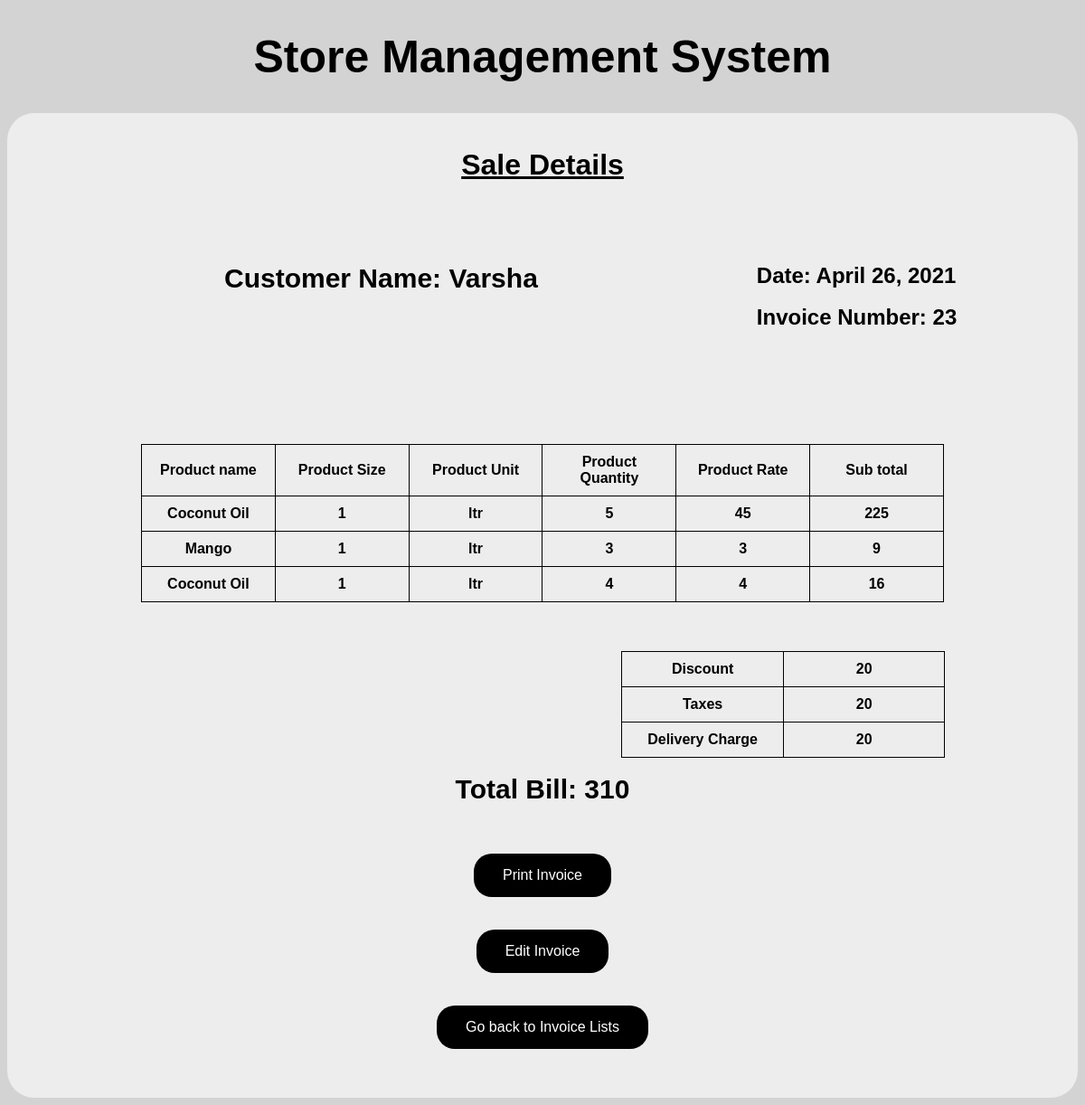
Screenshot of /invoice/23 with the database file from the repository.
### storedb/models.py (models this page shows, shortened)
class Invoice(models.Model):
    cust_name = models.CharField(max_length=30)
    date = models.DateField()
    inv_no = models.IntegerField()
    prod_name = models.CharField(max_length=30)
    prod_size = models.CharField(max_length=30)
    prod_unit = models.CharField(max_length=10)
    prod_quant = models.IntegerField()
    prod_rate = models.IntegerField()
    total = models.IntegerField()
    discount = models.IntegerField(default=0)
    taxes = models.IntegerField(default=0)
    delivery = models.IntegerField(default=0)

### storedb/views.py (the view)
# urls.py: path('invoice/<inv_no>', views.inv_details, name='inv_details'),
def inv_details(request, inv_no):
    inv = Invoice.objects.all().filter(inv_no=inv_no)
    inv_cust_name = inv[0].cust_name
    inv_date = inv[0].date
    inv_total = inv[0].total
    inv_no = inv[0].inv_no
    total = 0
    discount = inv[0].discount
    tax = inv[0].taxes
    delivery = inv[0].delivery
    for i in inv:
        total = i.total + total
    final_total = total+discount+tax+delivery
    context = {'inv': inv, 'inv_cust_name': inv_cust_name,
               'inv_date': inv_date, 'inv_total': inv_total,
               'inv_no': inv_no, 'total': final_total, 'discount':discount,
               'tax':tax, 'delivery':delivery}
    return render(request, 'inv_details.html', context)

### storedb/templates/inv_details.html (shortened to what this page needs)
{% extends "base.html" %}
{% block content %}
<h1><u><center>Sale Details</center> </u> </h1><br>
<div class="cname">
<label style="font-size:30px">Customer Name: {{inv_cust_name}}</label>
</div>
<div class="date">
    <label style="font-size:24px">Date: {{inv_date}}</label><br><br>
    <label style="font-size:24px">Invoice Number: {{inv_no}}</label><br><br>
</div>
<center>
<div class="content">
    <table>
        <tr>
            <td>Product name</td>
            <td>Product Size</td>
            <td>Product Unit</td>
            <td>Product Quantity</td>
            <td>Product Rate</td>
            <td>Sub total</td>
        </tr>
        {% for i in inv %}
        <tr>
            <td>{{i.prod_name}}</td>
            <td>{{i.prod_size}}</td>
            <td>{{i.prod_unit}}</td>
            <td>{{i.prod_quant}}</td>
            <td>{{i.prod_rate}}</td>
            <td>{{i.total}}</td>
        </tr>
        {% endfor %}
    </table><br><br><br>
<div class="table5">
    <table class="table4">
        <tr>
            <td>Discount</td>
            <td>{{discount}}</td>
        </tr>
        <tr>
            <td>Taxes</td>
            <td>{{tax}}</td>
        </tr>
        <tr>
            <td>Delivery Charge</td>
            <td>{{delivery}}</td>
        </tr>
    </table><br></div>
    <label style="font-size:30px">Total Bill: {{ total }}</label><br><br><br><br>
    <form action="./printinv/{{inv_no}}" method="post">
    <button type="submit">Print Invoice</button>
    </form>
    <br><br>
    <form action="{{inv_no}}/edit_inv" method="post">
    <button type="submit">Edit Invoice</button>
    </form><br><br>
    <form action="./toinvlists" method="post">
        <button type="submit">Go back to Invoice Lists</button>
    </form>
    <br><br><br>
</div>
</center>
{% endblock content %}

### storedb/templates/base.html (style rules this page uses)
html { background: #D3D3D3 ; font-family: Verdana, sans-serif; }
table, th, td { table-layout: fixed; border: 1px solid black; border-collapse: collapse; width: 70%; text-align: center; padding: 10px; }
button { background-color:black; border: medium; border-color: black; color: white; padding: 15px 32px; text-align: center; border-radius: 20px; font-size: 16px; }

### storedb/templates/inv_details.html (style rules this page uses)
table, th, td { border: 1px solid black; border-collapse: collapse; width: 75%; text-align: center; padding: 10px; }
.cname { width: 30%; float: left; height:200px; padding-left: 240px; padding-top: 50px;  }
.date { width: 30%; float:right; padding-top: 50px;  }
.content { padding-top: 250px; }
.table4 { width:55%; }
.table4 td { width:30%; }
.table5 { padding-left:45%; }

### rows the page displays
Invoice: cust_name "Varsha", date "April 26, 2021", prod_name "Coconut Oil", prod_size "1", prod_unit "ltr", prod_quant "5", prod_rate "45", total "225"
Invoice: prod_name "Mango", prod_size "1", prod_unit "ltr", prod_quant "3", prod_rate "3", total "9"
Invoice: prod_name "Coconut Oil", prod_size "1", prod_unit "ltr", prod_quant "4", prod_rate "4", total "16"

### other values shown
{{ inv_no }} "23"
{{ discount }} "20"
{{ tax }} "20"
{{ delivery }} "20"
{{ total }} "310"
